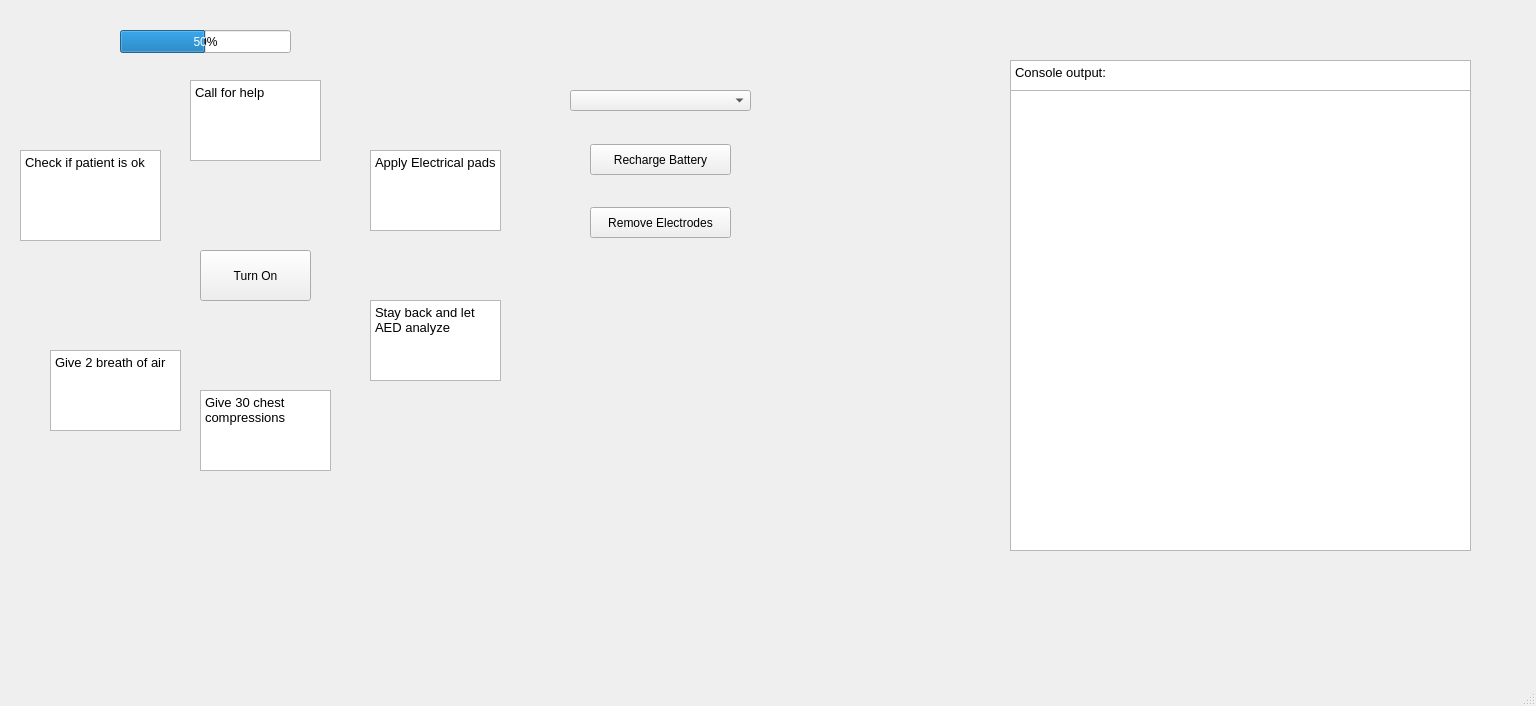
<?xml version="1.0" encoding="UTF-8"?>
<ui version="4.0">
 <class>Interface</class>
 <widget class="QMainWindow" name="Interface">
  <property name="geometry">
   <rect>
    <x>0</x>
    <y>0</y>
    <width>1536</width>
    <height>706</height>
   </rect>
  </property>
  <property name="windowTitle">
   <string>Interface</string>
  </property>
  <property name="autoFillBackground">
   <bool>true</bool>
  </property>
  <widget class="QWidget" name="centralwidget">
   <widget class="QPushButton" name="powerButton">
    <property name="geometry">
     <rect>
      <x>200</x>
      <y>250</y>
      <width>111</width>
      <height>51</height>
     </rect>
    </property>
    <property name="text">
     <string>Turn On</string>
    </property>
   </widget>
   <widget class="QProgressBar" name="battery">
    <property name="geometry">
     <rect>
      <x>120</x>
      <y>30</y>
      <width>171</width>
      <height>23</height>
     </rect>
    </property>
    <property name="value">
     <number>50</number>
    </property>
   </widget>
   <widget class="QTextBrowser" name="step1">
    <property name="geometry">
     <rect>
      <x>20</x>
      <y>150</y>
      <width>141</width>
      <height>91</height>
     </rect>
    </property>
    <property name="html">
     <string>&lt;!DOCTYPE HTML PUBLIC &quot;-//W3C//DTD HTML 4.0//EN&quot; &quot;http://www.w3.org/TR/REC-html40/strict.dtd&quot;&gt;
&lt;html&gt;&lt;head&gt;&lt;meta name=&quot;qrichtext&quot; content=&quot;1&quot; /&gt;&lt;style type=&quot;text/css&quot;&gt;
p, li { white-space: pre-wrap; }
&lt;/style&gt;&lt;/head&gt;&lt;body style=&quot; font-family:'Sans'; font-size:10pt; font-weight:400; font-style:normal;&quot;&gt;
&lt;p style=&quot; margin-top:0px; margin-bottom:0px; margin-left:0px; margin-right:0px; -qt-block-indent:0; text-indent:0px;&quot;&gt;Check if patient is ok&lt;/p&gt;&lt;/body&gt;&lt;/html&gt;</string>
    </property>
   </widget>
   <widget class="QTextBrowser" name="step2">
    <property name="geometry">
     <rect>
      <x>190</x>
      <y>80</y>
      <width>131</width>
      <height>81</height>
     </rect>
    </property>
    <property name="html">
     <string>&lt;!DOCTYPE HTML PUBLIC &quot;-//W3C//DTD HTML 4.0//EN&quot; &quot;http://www.w3.org/TR/REC-html40/strict.dtd&quot;&gt;
&lt;html&gt;&lt;head&gt;&lt;meta name=&quot;qrichtext&quot; content=&quot;1&quot; /&gt;&lt;style type=&quot;text/css&quot;&gt;
p, li { white-space: pre-wrap; }
&lt;/style&gt;&lt;/head&gt;&lt;body style=&quot; font-family:'Sans'; font-size:10pt; font-weight:400; font-style:normal;&quot;&gt;
&lt;p style=&quot; margin-top:0px; margin-bottom:0px; margin-left:0px; margin-right:0px; -qt-block-indent:0; text-indent:0px;&quot;&gt;Call for help&lt;/p&gt;&lt;/body&gt;&lt;/html&gt;</string>
    </property>
   </widget>
   <widget class="QTextBrowser" name="step3">
    <property name="geometry">
     <rect>
      <x>370</x>
      <y>150</y>
      <width>131</width>
      <height>81</height>
     </rect>
    </property>
    <property name="html">
     <string>&lt;!DOCTYPE HTML PUBLIC &quot;-//W3C//DTD HTML 4.0//EN&quot; &quot;http://www.w3.org/TR/REC-html40/strict.dtd&quot;&gt;
&lt;html&gt;&lt;head&gt;&lt;meta name=&quot;qrichtext&quot; content=&quot;1&quot; /&gt;&lt;style type=&quot;text/css&quot;&gt;
p, li { white-space: pre-wrap; }
&lt;/style&gt;&lt;/head&gt;&lt;body style=&quot; font-family:'Sans'; font-size:10pt; font-weight:400; font-style:normal;&quot;&gt;
&lt;p style=&quot; margin-top:0px; margin-bottom:0px; margin-left:0px; margin-right:0px; -qt-block-indent:0; text-indent:0px;&quot;&gt;Apply Electrical pads&lt;/p&gt;&lt;/body&gt;&lt;/html&gt;</string>
    </property>
   </widget>
   <widget class="QTextBrowser" name="step4">
    <property name="geometry">
     <rect>
      <x>370</x>
      <y>300</y>
      <width>131</width>
      <height>81</height>
     </rect>
    </property>
    <property name="html">
     <string>&lt;!DOCTYPE HTML PUBLIC &quot;-//W3C//DTD HTML 4.0//EN&quot; &quot;http://www.w3.org/TR/REC-html40/strict.dtd&quot;&gt;
&lt;html&gt;&lt;head&gt;&lt;meta name=&quot;qrichtext&quot; content=&quot;1&quot; /&gt;&lt;style type=&quot;text/css&quot;&gt;
p, li { white-space: pre-wrap; }
&lt;/style&gt;&lt;/head&gt;&lt;body style=&quot; font-family:'Sans'; font-size:10pt; font-weight:400; font-style:normal;&quot;&gt;
&lt;p style=&quot; margin-top:0px; margin-bottom:0px; margin-left:0px; margin-right:0px; -qt-block-indent:0; text-indent:0px;&quot;&gt;Stay back and let AED analyze&lt;/p&gt;&lt;/body&gt;&lt;/html&gt;</string>
    </property>
   </widget>
   <widget class="QTextBrowser" name="step5">
    <property name="geometry">
     <rect>
      <x>200</x>
      <y>390</y>
      <width>131</width>
      <height>81</height>
     </rect>
    </property>
    <property name="html">
     <string>&lt;!DOCTYPE HTML PUBLIC &quot;-//W3C//DTD HTML 4.0//EN&quot; &quot;http://www.w3.org/TR/REC-html40/strict.dtd&quot;&gt;
&lt;html&gt;&lt;head&gt;&lt;meta name=&quot;qrichtext&quot; content=&quot;1&quot; /&gt;&lt;style type=&quot;text/css&quot;&gt;
p, li { white-space: pre-wrap; }
&lt;/style&gt;&lt;/head&gt;&lt;body style=&quot; font-family:'Sans'; font-size:10pt; font-weight:400; font-style:normal;&quot;&gt;
&lt;p style=&quot; margin-top:0px; margin-bottom:0px; margin-left:0px; margin-right:0px; -qt-block-indent:0; text-indent:0px;&quot;&gt;Give 30 chest compressions&lt;/p&gt;&lt;/body&gt;&lt;/html&gt;</string>
    </property>
   </widget>
   <widget class="QTextBrowser" name="step6">
    <property name="geometry">
     <rect>
      <x>50</x>
      <y>350</y>
      <width>131</width>
      <height>81</height>
     </rect>
    </property>
    <property name="html">
     <string>&lt;!DOCTYPE HTML PUBLIC &quot;-//W3C//DTD HTML 4.0//EN&quot; &quot;http://www.w3.org/TR/REC-html40/strict.dtd&quot;&gt;
&lt;html&gt;&lt;head&gt;&lt;meta name=&quot;qrichtext&quot; content=&quot;1&quot; /&gt;&lt;style type=&quot;text/css&quot;&gt;
p, li { white-space: pre-wrap; }
&lt;/style&gt;&lt;/head&gt;&lt;body style=&quot; font-family:'Sans'; font-size:10pt; font-weight:400; font-style:normal;&quot;&gt;
&lt;p style=&quot; margin-top:0px; margin-bottom:0px; margin-left:0px; margin-right:0px; -qt-block-indent:0; text-indent:0px;&quot;&gt;Give 2 breath of air&lt;/p&gt;&lt;/body&gt;&lt;/html&gt;</string>
    </property>
   </widget>
   <widget class="QComboBox" name="chooseAge">
    <property name="geometry">
     <rect>
      <x>570</x>
      <y>90</y>
      <width>181</width>
      <height>21</height>
     </rect>
    </property>
   </widget>
   <widget class="QTextBrowser" name="output">
    <property name="geometry">
     <rect>
      <x>1010</x>
      <y>90</y>
      <width>461</width>
      <height>461</height>
     </rect>
    </property>
   </widget>
   <widget class="QTextEdit" name="textEdit">
    <property name="geometry">
     <rect>
      <x>1010</x>
      <y>60</y>
      <width>461</width>
      <height>31</height>
     </rect>
    </property>
    <property name="html">
     <string>&lt;!DOCTYPE HTML PUBLIC &quot;-//W3C//DTD HTML 4.0//EN&quot; &quot;http://www.w3.org/TR/REC-html40/strict.dtd&quot;&gt;
&lt;html&gt;&lt;head&gt;&lt;meta name=&quot;qrichtext&quot; content=&quot;1&quot; /&gt;&lt;style type=&quot;text/css&quot;&gt;
p, li { white-space: pre-wrap; }
&lt;/style&gt;&lt;/head&gt;&lt;body style=&quot; font-family:'Sans'; font-size:10pt; font-weight:400; font-style:normal;&quot;&gt;
&lt;p style=&quot; margin-top:0px; margin-bottom:0px; margin-left:0px; margin-right:0px; -qt-block-indent:0; text-indent:0px;&quot;&gt;Console output:&lt;/p&gt;&lt;/body&gt;&lt;/html&gt;</string>
    </property>
   </widget>
   <widget class="QLabel" name="finalGraph">
    <property name="geometry">
     <rect>
      <x>521</x>
      <y>326</y>
      <width>471</width>
      <height>221</height>
     </rect>
    </property>
    <property name="autoFillBackground">
     <bool>true</bool>
    </property>
    <property name="text">
     <string/>
    </property>
   </widget>
   <widget class="QPushButton" name="chargeBattery">
    <property name="geometry">
     <rect>
      <x>590</x>
      <y>144</y>
      <width>141</width>
      <height>31</height>
     </rect>
    </property>
    <property name="text">
     <string>Recharge Battery</string>
    </property>
   </widget>
   <widget class="QPushButton" name="electrodeButton">
    <property name="geometry">
     <rect>
      <x>590</x>
      <y>207</y>
      <width>141</width>
      <height>31</height>
     </rect>
    </property>
    <property name="text">
     <string>Remove Electrodes</string>
    </property>
   </widget>
  </widget>
  <widget class="QMenuBar" name="menubar">
   <property name="geometry">
    <rect>
     <x>0</x>
     <y>0</y>
     <width>1536</width>
     <height>22</height>
    </rect>
   </property>
  </widget>
  <widget class="QStatusBar" name="statusbar"/>
 </widget>
 <resources/>
 <connections/>
</ui>
